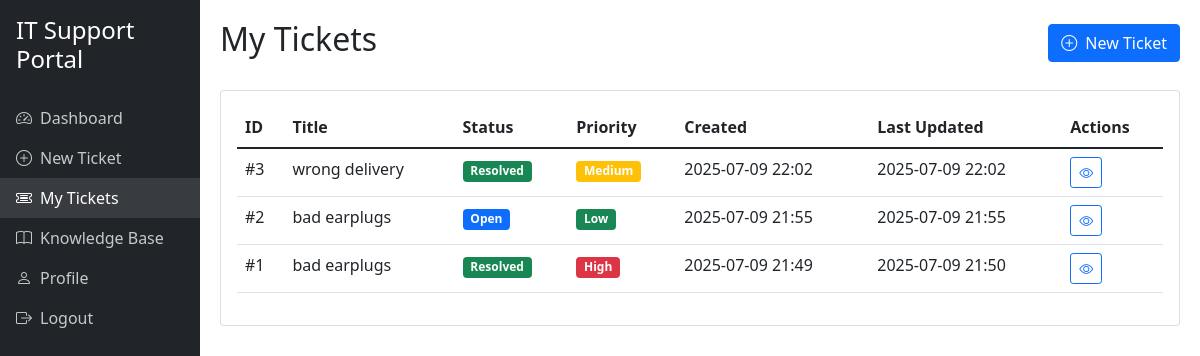
/my-tickets (signed in), run on the app's committed database.
### it-support-portal/app.py (models this page shows)
class Ticket(db.Model):
    id = db.Column(db.Integer, primary_key=True)
    title = db.Column(db.String(100), nullable=False)
    description = db.Column(db.Text, nullable=False)
    status = db.Column(db.String(20), nullable=False, default='open')
    priority = db.Column(db.String(20), nullable=False, default='medium')
    created_at = db.Column(db.DateTime, nullable=False, default=datetime.utcnow)
    updated_at = db.Column(db.DateTime, nullable=False, default=datetime.utcnow, onupdate=datetime.utcnow)
    user_id = db.Column(db.Integer, db.ForeignKey('user.id'), nullable=False)
    comments = db.relationship('Comment', backref='ticket', lazy=True)
    llm_intent = db.Column(db.String(50))
    llm_action_result = db.Column(db.Text)
    @property
    def status_color(self):
        colors = {
            'open': 'primary',
            'in_progress': 'warning',
            'resolved': 'success',
            'closed': 'secondary'
        }
        return colors.get(self.status, 'secondary')
    @property
    def priority_color(self):
        colors = {
            'low': 'success',
            'medium': 'warning',
            'high': 'danger'
        }
        return colors.get(self.priority, 'secondary')

### it-support-portal/app.py (the view)
@app.route('/my-tickets')
@login_required
def my_tickets():
    tickets = Ticket.query.filter_by(user_id=current_user.id).order_by(Ticket.created_at.desc()).all()
    return render_template('my_tickets.html', tickets=tickets)

### it-support-portal/app.py (called while the page is built)
@login_manager.user_loader
def load_user(user_id):
    return User.query.get(int(user_id))

### it-support-portal/templates/my_tickets.html (shortened to what this page needs)
{% extends "base.html" %}
{% block content %}
<div class="d-flex justify-content-between align-items-center mb-4">
    <h2>My Tickets</h2>
    <a href="{{ url_for('new_ticket') }}" class="btn btn-primary">
        <i class="bi bi-plus-circle me-2"></i>New Ticket
    </a>
</div>
<div class="card">
    <div class="card-body">
        {% if tickets %}
        <div class="table-responsive">
            <table class="table table-hover">
                <thead>
                    <tr>
                        <th>ID</th>
                        <th>Title</th>
                        <th>Status</th>
                        <th>Priority</th>
                        <th>Created</th>
                        <th>Last Updated</th>
                        <th>Actions</th>
                    </tr>
                </thead>
                <tbody>
                    {% for ticket in tickets %}
                    <tr>
                        <td>#{{ ticket.id }}</td>
                        <td>{{ ticket.title }}</td>
                        <td>
                            <span class="badge bg-{{ ticket.status_color }}">
                                {{ ticket.status|title }}
                            </span>
                        </td>
                        <td>
                            <span class="badge bg-{{ ticket.priority_color }}">
                                {{ ticket.priority|title }}
                            </span>
                        </td>
                        <td>{{ ticket.created_at.strftime('%Y-%m-%d %H:%M') }}</td>
                        <td>{{ ticket.updated_at.strftime('%Y-%m-%d %H:%M') }}</td>
                        <td>
                            <a href="{{ url_for('view_ticket', ticket_id=ticket.id) }}" class="btn btn-sm btn-outline-primary">
                                <i class="bi bi-eye"></i>
                            </a>
                        </td>
                    </tr>
                    {% endfor %}
                </tbody>
            </table>
        </div>
        {% endif %}
    </div>
</div>
{% endblock %}

### it-support-portal/templates/base.html (shortened to what this page needs)
<!DOCTYPE html>
<html lang="en">
<head>
    <link href="https://cdn.jsdelivr.net/npm/bootstrap@5.1.3/dist/css/bootstrap.min.css" rel="stylesheet">
    <link href="https://cdn.jsdelivr.net/npm/bootstrap-icons@1.7.2/font/bootstrap-icons.css" rel="stylesheet">
</head>
<body>
    <div class="container-fluid">
        <div class="row">
            <div class="col-md-3 col-lg-2 px-0 sidebar">
                <div class="p-3">
                    <h4>IT Support Portal</h4>
                </div>
                <ul class="nav flex-column">
                    <li class="nav-item">
                        <a class="nav-link {% if request.endpoint == 'dashboard' %}active{% endif %}" href="{{ url_for('dashboard') }}">
                            <i class="bi bi-speedometer2 me-2"></i>Dashboard
                        </a>
                    </li>
                    <li class="nav-item">
                        <a class="nav-link {% if request.endpoint == 'new_ticket' %}active{% endif %}" href="{{ url_for('new_ticket') }}">
                            <i class="bi bi-plus-circle me-2"></i>New Ticket
                        </a>
                    </li>
                    <li class="nav-item">
                        <a class="nav-link {% if request.endpoint == 'my_tickets' %}active{% endif %}" href="{{ url_for('my_tickets') }}">
                            <i class="bi bi-ticket-detailed me-2"></i>My Tickets
                        </a>
                    </li>
                    <li class="nav-item">
                        <a class="nav-link {% if request.endpoint == 'knowledge_base' %}active{% endif %}" href="{{ url_for('knowledge_base') }}">
                            <i class="bi bi-book me-2"></i>Knowledge Base
                        </a>
                    </li>
                    <li class="nav-item">
                        <a class="nav-link {% if request.endpoint == 'profile' %}active{% endif %}" href="{{ url_for('profile') }}">
                            <i class="bi bi-person me-2"></i>Profile
                        </a>
                    </li>
                    <li class="nav-item">
                        <a class="nav-link" href="{{ url_for('logout') }}">
                            <i class="bi bi-box-arrow-right me-2"></i>Logout
                        </a>
                    </li>
                </ul>
            </div>
            <div class="col-md-9 col-lg-10 main-content">
                {% block content %}{% endblock %}
            </div>
        </div>
    </div>
</body>
</html>

### it-support-portal/templates/base.html (style rules this page uses)
.sidebar { min-height: 100vh; background-color: #212529; color: white; }
.sidebar .nav-link { color: rgba(255,255,255,.75); }
.sidebar .nav-link.active { color: white; background-color: rgba(255,255,255,.1); }
.main-content { padding: 20px; }

### data on the page
Ticket: id "3", title "wrong delivery", status "Resolved", priority "Medium", created_at "2025-07-09 22:02", updated_at "2025-07-09 22:02"
Ticket: id "2", title "bad earplugs", status "Open", priority "Low", created_at "2025-07-09 21:55", updated_at "2025-07-09 21:55"
Ticket: id "1", title "bad earplugs", status "Resolved", priority "High", created_at "2025-07-09 21:49", updated_at "2025-07-09 21:50"
